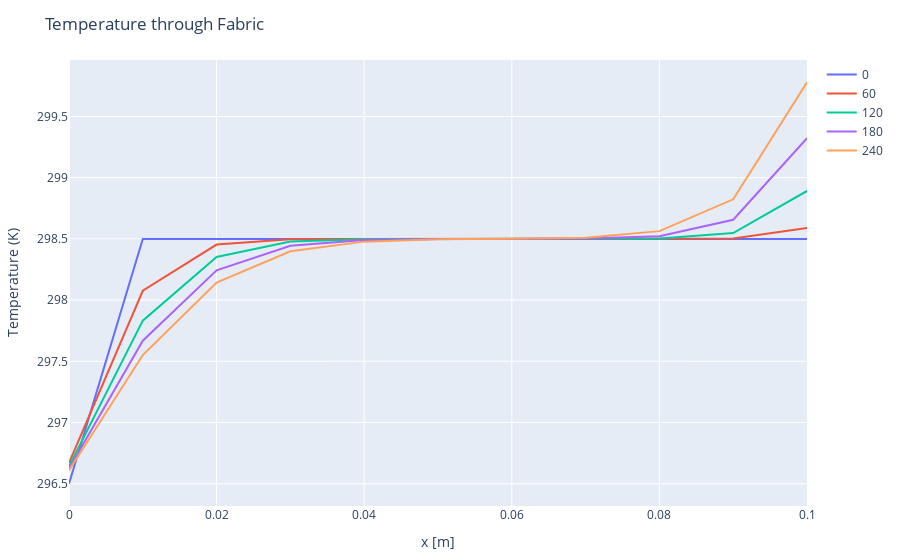

The code cell stored with this chart in its notebook:
### Code cell
index(i) = (4*i) - 3
traces = [PlotlyJS.scatter(x=x,  y=T_f[:, index(i)], mode="lines", name=time_val[index(i)]) for i in 1:5];
p3 = PlotlyJS.plot(traces, Layout(;title="Temperature through Fabric", showlegend=true, xaxis_title="x [m]", yaxis_title="Temperature (K)" ),  config=PlotConfig(scrollZoom=false));
p3

### Figure 1 — Plotly figure (JSON) as saved in the notebook; plotly's stock layout.template omitted (floating-point values rounded to 4 significant figures)
{"data": [{"mode": "lines", "name": 0, "type": "scatter", "x": [0, 0.01, 0.02, 0.03, 0.04, 0.05, 0.06, 0.07, 0.08, 0.09, 0.1], "y": [296.5, 298.5, 298.5, 298.5, 298.5, 298.5, 298.5, 298.5, 298.5, 298.5, 298.5]}, {"mode": "lines", "name": 60, "type": "scatter", "x": [0, 0.01, 0.02, 0.03, 0.04, 0.05, 0.06, 0.07, 0.08, 0.09, 0.1], "y": [296.7, 298.1, 298.5, 298.5, 298.5, 298.5, 298.5, 298.5, 298.5, 298.5, 298.6]}, {"mode": "lines", "name": 120, "type": "scatter", "x": [0, 0.01, 0.02, 0.03, 0.04, 0.05, 0.06, 0.07, 0.08, 0.09, 0.1], "y": [296.6, 297.8, 298.4, 298.5, 298.5, 298.5, 298.5, 298.5, 298.5, 298.5, 298.9]}, {"mode": "lines", "name": 180, "type": "scatter", "x": [0, 0.01, 0.02, 0.03, 0.04, 0.05, 0.06, 0.07, 0.08, 0.09, 0.1], "y": [296.6, 297.7, 298.2, 298.4, 298.5, 298.5, 298.5, 298.5, 298.5, 298.7, 299.3]}, {"mode": "lines", "name": 240, "type": "scatter", "x": [0, 0.01, 0.02, 0.03, 0.04, 0.05, 0.06, 0.07, 0.08, 0.09, 0.1], "y": [296.6, 297.6, 298.1, 298.4, 298.5, 298.5, 298.5, 298.5, 298.6, 298.8, 299.8]}], "layout": {"margin": {"b": 50, "l": 50, "r": 50, "t": 60}, "showlegend": true, "title": "Temperature through Fabric", "xaxis": {"title": {"text": "x [m]"}}, "yaxis": {"title": {"text": "Temperature (K)"}}}}
